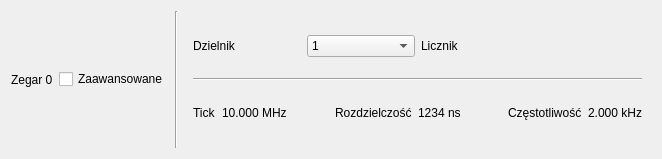
<?xml version="1.0" encoding="UTF-8"?>
<ui version="4.0">
    <class>WClockConfig</class>
    <widget class="QWidget" name="WClockConfig">
        <property name="geometry">
            <rect>
                <x>0</x>
                <y>0</y>
                <width>662</width>
                <height>159</height>
            </rect>
        </property>
        <property name="windowTitle">
            <string>WClockConfig</string>
        </property>
        <layout class="QHBoxLayout" name="horizontalLayout">
            <item>
                <widget class="QLabel" name="dispClockName">
                    <property name="text">
                        <string>Zegar 0</string>
                    </property>
                </widget>
            </item>
            <item>
                <widget class="QCheckBox" name="cbAdvanced">
                    <property name="text">
                        <string>Zaawansowane</string>
                    </property>
                </widget>
            </item>
            <item>
                <widget class="Line" name="line">
                    <property name="orientation">
                        <enum>Qt::Orientation::Vertical</enum>
                    </property>
                </widget>
            </item>
            <item>
                <widget class="QStackedWidget" name="swConfig">
                    <property name="currentIndex">
                        <number>1</number>
                    </property>
                    <widget class="QWidget" name="pBasic">
                        <layout class="QHBoxLayout" name="horizontalLayout_2">
                            <item>
                                <widget class="QLabel" name="lblBasicFrequency">
                                    <property name="text">
                                        <string>Częstotliwość</string>
                                    </property>
                                </widget>
                            </item>
                            <item>
                                <widget class="QComboBox" name="cbBasicFrequency">
                                    <item>
                                        <property name="text">
                                            <string>50 kHz</string>
                                        </property>
                                    </item>
                                    <item>
                                        <property name="text">
                                            <string>20 kHz</string>
                                        </property>
                                    </item>
                                    <item>
                                        <property name="text">
                                            <string>10 kHz</string>
                                        </property>
                                    </item>
                                    <item>
                                        <property name="text">
                                            <string>5 kHz</string>
                                        </property>
                                    </item>
                                    <item>
                                        <property name="text">
                                            <string>2 kHz</string>
                                        </property>
                                    </item>
                                </widget>
                            </item>
                            <item>
                                <widget class="QLabel" name="lblBasicResolution">
                                    <property name="text">
                                        <string>Rozdzielczość</string>
                                    </property>
                                </widget>
                            </item>
                            <item>
                                <widget class="QLabel" name="dispBasicResolution">
                                    <property name="text">
                                        <string>12345 ns</string>
                                    </property>
                                </widget>
                            </item>
                        </layout>
                    </widget>
                    <widget class="QWidget" name="pAdvanced">
                        <layout class="QVBoxLayout" name="verticalLayout">
                            <item>
                                <layout class="QHBoxLayout" name="horizontalLayout_3">
                                    <item>
                                        <widget class="QLabel" name="lvlAdvDivisor">
                                            <property name="text">
                                                <string>Dzielnik</string>
                                            </property>
                                        </widget>
                                    </item>
                                    <item>
                                        <widget class="QComboBox" name="cbAdvDivisor">
                                            <item>
                                                <property name="text">
                                                    <string>1</string>
                                                </property>
                                            </item>
                                            <item>
                                                <property name="text">
                                                    <string>2</string>
                                                </property>
                                            </item>
                                            <item>
                                                <property name="text">
                                                    <string>4</string>
                                                </property>
                                            </item>
                                            <item>
                                                <property name="text">
                                                    <string>8</string>
                                                </property>
                                            </item>
                                            <item>
                                                <property name="text">
                                                    <string>16</string>
                                                </property>
                                            </item>
                                            <item>
                                                <property name="text">
                                                    <string>32</string>
                                                </property>
                                            </item>
                                            <item>
                                                <property name="text">
                                                    <string>64</string>
                                                </property>
                                            </item>
                                            <item>
                                                <property name="text">
                                                    <string>128</string>
                                                </property>
                                            </item>
                                            <item>
                                                <property name="text">
                                                    <string>256</string>
                                                </property>
                                            </item>
                                        </widget>
                                    </item>
                                    <item>
                                        <widget class="QLabel" name="lblAdvCounter">
                                            <property name="text">
                                                <string>Licznik</string>
                                            </property>
                                        </widget>
                                    </item>
                                    <item>
                                        <widget class="QWidget" name="sbAdvPlaceholder" native="true">
                                            <layout class="QHBoxLayout" name="horizontalLayout_5"/>
                                        </widget>
                                    </item>
                                </layout>
                            </item>
                            <item>
                                <widget class="Line" name="line_2">
                                    <property name="orientation">
                                        <enum>Qt::Orientation::Horizontal</enum>
                                    </property>
                                </widget>
                            </item>
                            <item>
                                <layout class="QHBoxLayout" name="horizontalLayout_4">
                                    <item>
                                        <widget class="QLabel" name="lblAdvTickRate">
                                            <property name="text">
                                                <string>Tick</string>
                                            </property>
                                        </widget>
                                    </item>
                                    <item>
                                        <widget class="QLabel" name="dispAdvTickRate">
                                            <property name="text">
                                                <string>10.000 MHz</string>
                                            </property>
                                        </widget>
                                    </item>
                                    <item>
                                        <spacer name="horizontalSpacer">
                                            <property name="orientation">
                                                <enum>Qt::Orientation::Horizontal</enum>
                                            </property>
                                            <property name="sizeHint" stdset="0">
                                                <size>
                                                    <width>40</width>
                                                    <height>20</height>
                                                </size>
                                            </property>
                                        </spacer>
                                    </item>
                                    <item>
                                        <widget class="QLabel" name="lblAdvResolution">
                                            <property name="text">
                                                <string>Rozdzielczość</string>
                                            </property>
                                        </widget>
                                    </item>
                                    <item>
                                        <widget class="QLabel" name="dispAdvResolution">
                                            <property name="text">
                                                <string>1234 ns</string>
                                            </property>
                                        </widget>
                                    </item>
                                    <item>
                                        <spacer name="horizontalSpacer_2">
                                            <property name="orientation">
                                                <enum>Qt::Orientation::Horizontal</enum>
                                            </property>
                                            <property name="sizeHint" stdset="0">
                                                <size>
                                                    <width>40</width>
                                                    <height>20</height>
                                                </size>
                                            </property>
                                        </spacer>
                                    </item>
                                    <item>
                                        <widget class="QLabel" name="lblAdvFrequency">
                                            <property name="text">
                                                <string>Częstotliwość</string>
                                            </property>
                                        </widget>
                                    </item>
                                    <item>
                                        <widget class="QLabel" name="dispAdvFrequency">
                                            <property name="text">
                                                <string>2.000 kHz</string>
                                            </property>
                                        </widget>
                                    </item>
                                </layout>
                            </item>
                        </layout>
                    </widget>
                </widget>
            </item>
        </layout>
    </widget>
    <resources/>
    <connections/>
</ui>
